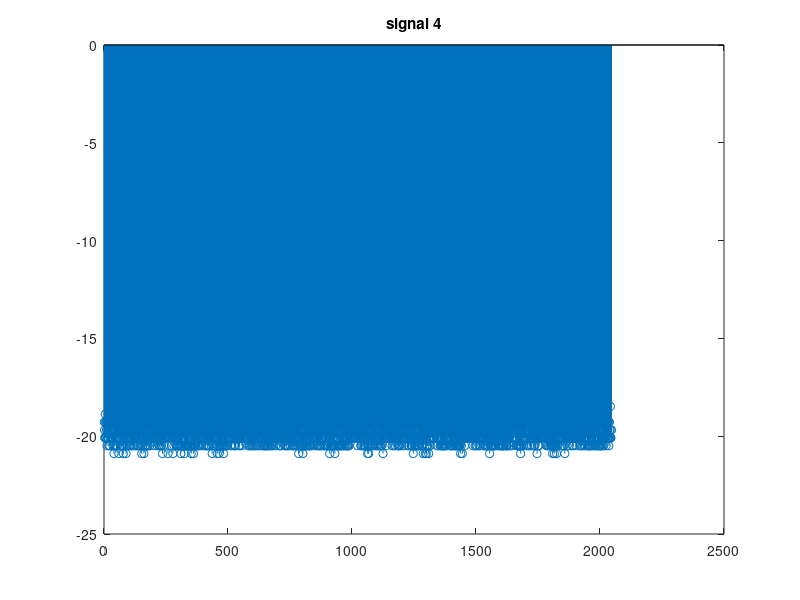
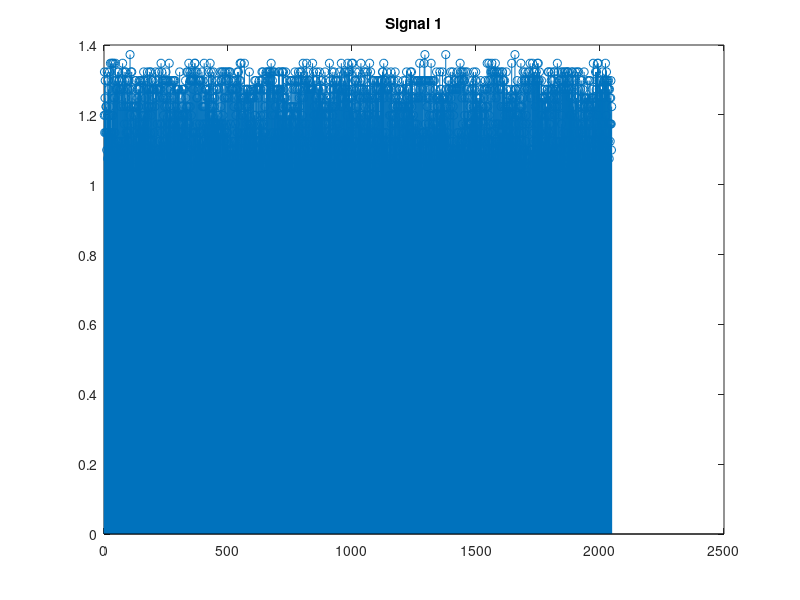
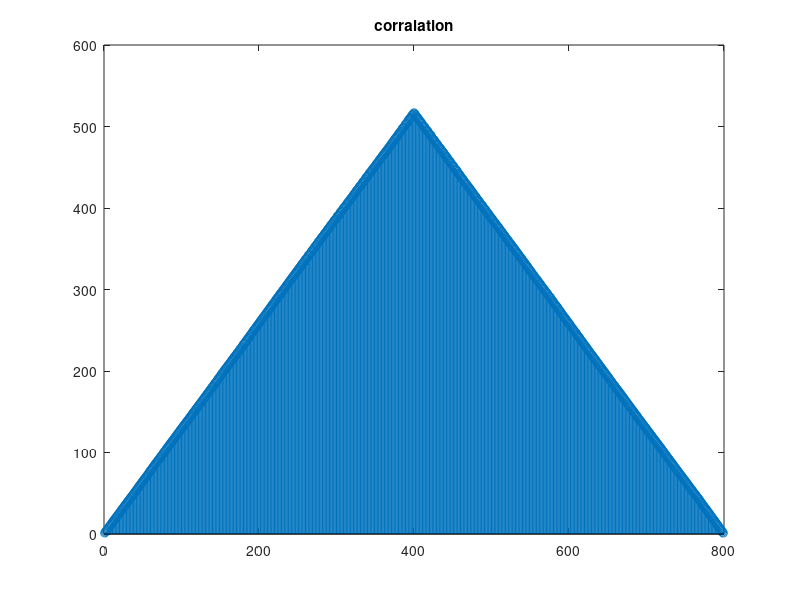
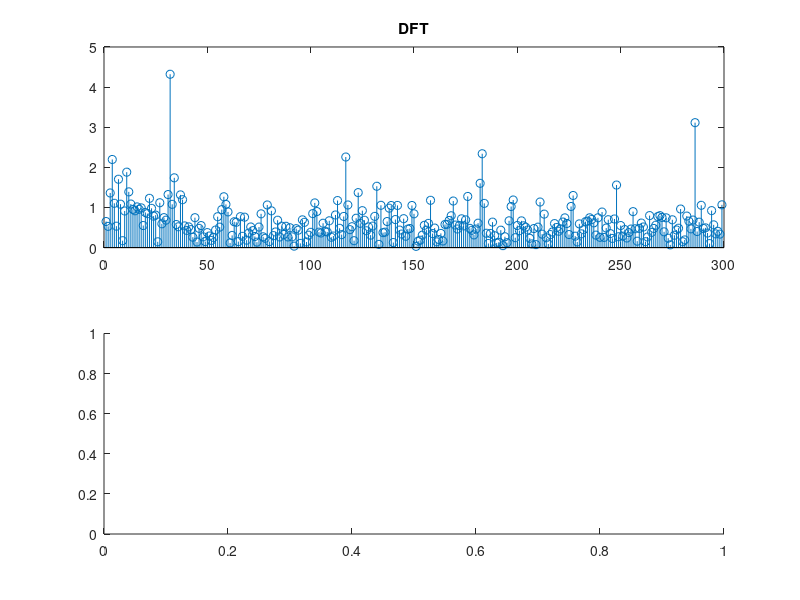

Write the MATLAB code that produced these figures, in order. (Note: this script raises an error after producing the figures.)
fs = 42000;
T = 1/fs;
N =2047
d=3*.0475;



M = csvread('dataTestLong2.csv');
figure(1)
stem(M(2:end,4))
title('signal 4')
M(:,1) = M(:,1)/max(M(:,1));
M(:,2) = M(:,2)/max(M(:,2));
M(:,3) = M(:,3)/max(M(:,3));
M(:,4) = M(:,4)/max(M(:,4));

% for j = 1:4
%     for i = 3:length(M(:,1))
%         M(i,j)= mean(M(i-2:i,j));
%     end
% end
figure(2)
stem(M(:,1))
title('Signal 1')
theta=0;
b=400
for i = [0:4]
    
    corrAD= xcorr(M(1+(b*i):b*(i+1),1),M(1+(b*i):b*(i+1),4));

    [a,k] = max(abs(corrAD));
    figure(3);
    stem(corrAD);
    title('corralation')
    temp = acos(abs(-b+k)*343/(fs*d))
    theta = theta + temp;


end
asdf =180*theta/5/pi
figure(4)

aoeu = fft(M(:,4));
subplot(2,1,1)

stem(abs(aoeu(2:300)))
title('DFT')
subplot(2,1,2)
stem(phase(aoeu(2:300)))

delay  =((-800+k)*343/fs);
(delay^2 + d^2)/(2*delay - 2*d*cos(pi/2-theta))